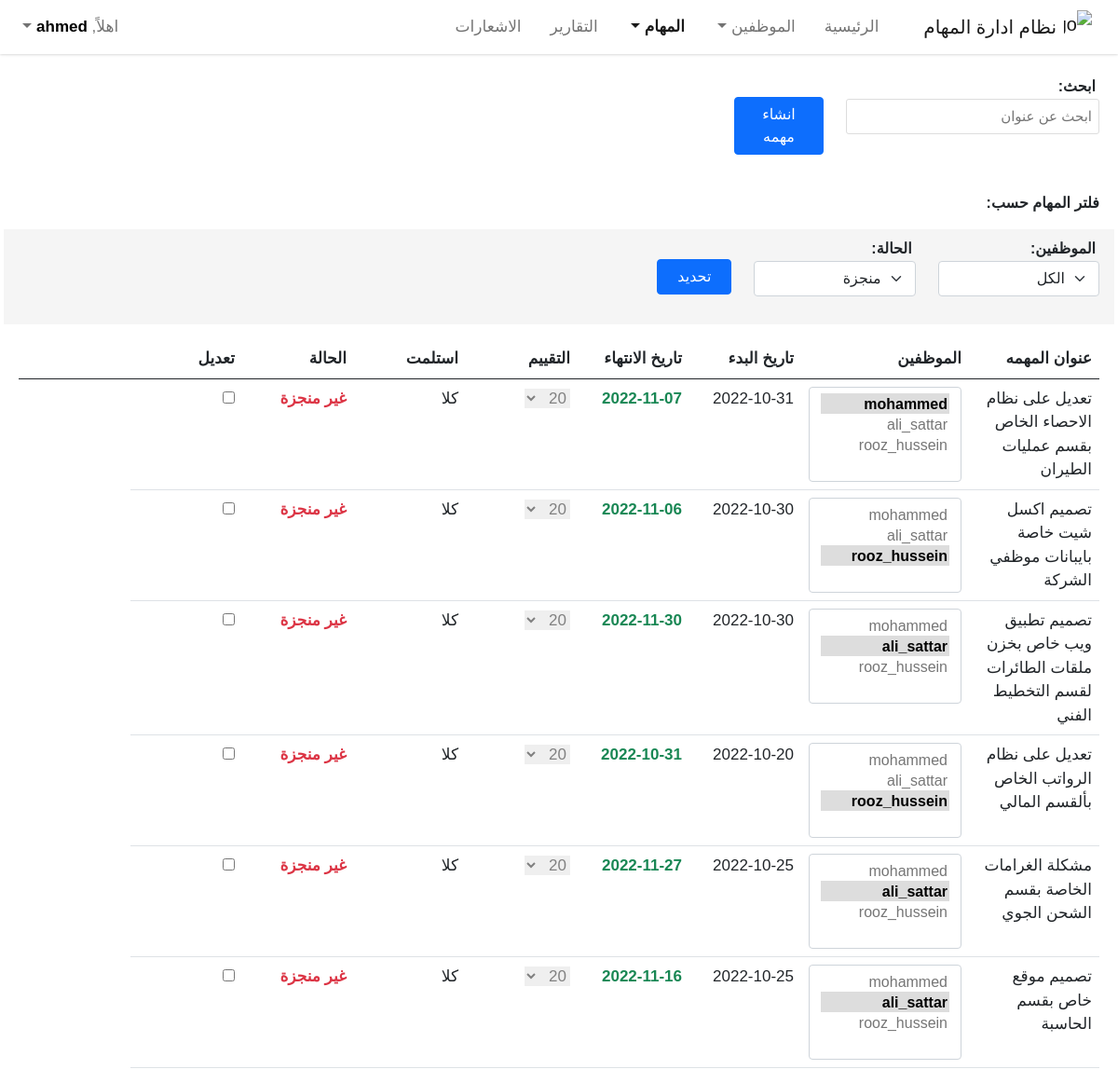
/tasks/systems/ (signed in), run on an earlier commit of the app's database.
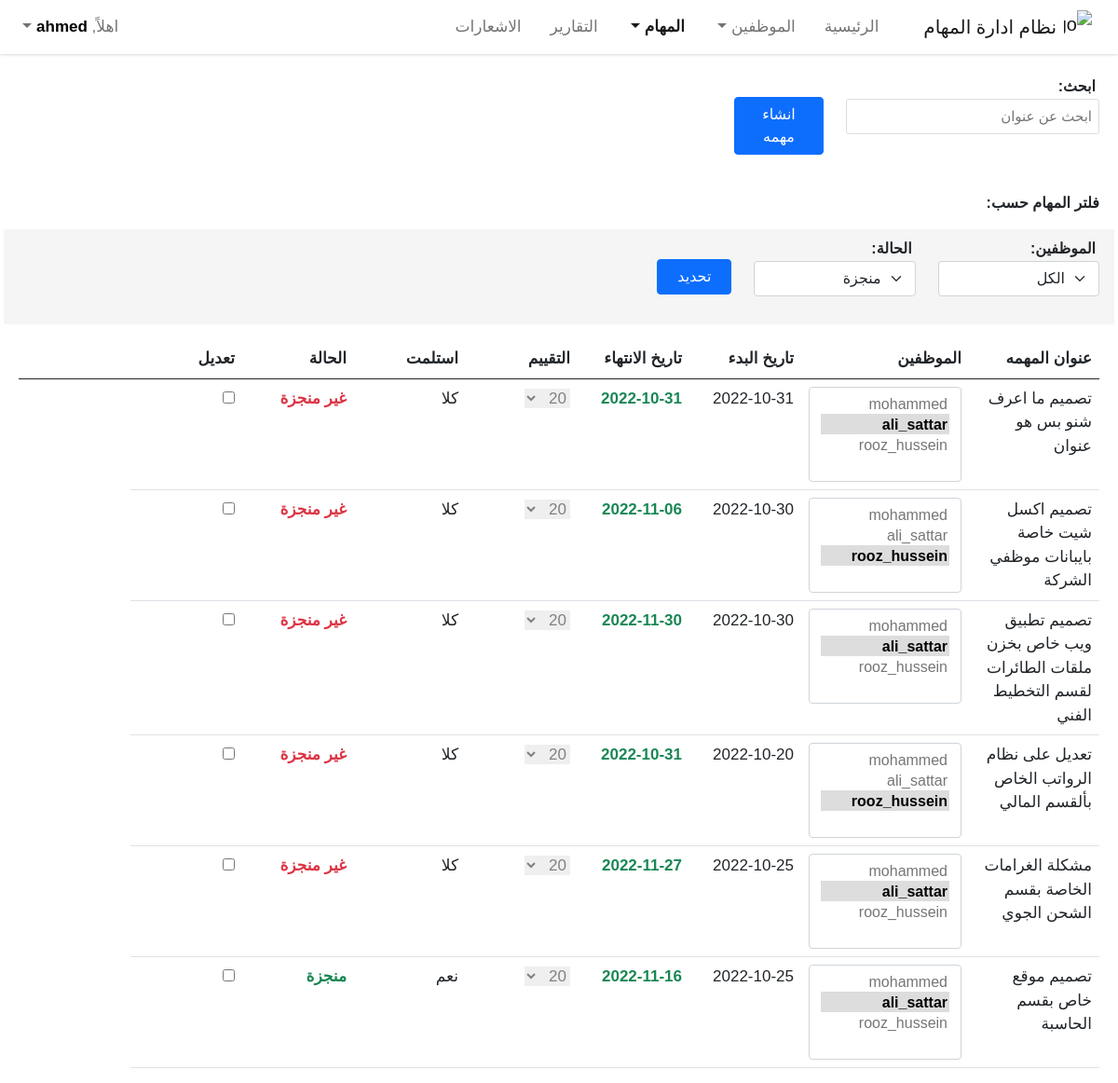
And on a later commit of the database.
### myapp/models.py (models this page shows, shortened)
class Task(models.Model):
    user        = models.ForeignKey(User, on_delete=models.CASCADE)
    subject     = models.TextField(max_length=1000, blank=True, null=True)
    start_date  = models.CharField(max_length= 100, blank=True, null=True)
    end_date    = models.CharField(max_length=100, blank=True, null=True)
    start_day   = models.CharField(max_length=100, blank=True, null=True)
    end_day     = models.CharField(max_length=100, blank=True, null=True)
    no_of_users = models.IntegerField(default=0)
    employees   = models.ManyToManyField(User, related_name="employees")
    TASK_STATUS = [
      ("غير منجزة", "غير منجزة"),
      ("بأنتظار الموافقة", "بأنتظار الموافقة"),
      ("منجزة", "منجزة")
    ]
    status      = models.CharField(max_length=100, choices=TASK_STATUS, default="غير منجزة")
    TASK_RATE = [
      (20, 20),
      (40, 40),
      (60, 60),
      (80, 80),
      (100, 100),
    ]
    rate        = models.CharField(max_length=100, choices=TASK_RATE, default=20)
    received    = models.BooleanField(default=False)
    created_at  = models.DateTimeField(auto_now_add=True)

### myapp/tasks/views/systems.py (the view, shortened to what this page needs)
# urls.py: path("tasks/systems/", login_required(SystemTasksView.as_view()), name="systems_tasks_page"),
class SystemTasksView(View):
  template_name: str = "systems_tasks.html"
  employeesList: List[dict] = []
  task: List[dict] = []
  notification: List[dict] = []
  def get(self, request):
    notification  = Notification.objects.prefetch_related("emps")
    if not request.user.is_staff and (
      self.getCurrentTask(request.GET.get("receive_task")) or
      self.getCurrentTask(request.GET.get("achieve_task"))
    ):
      return JsonResponse({"msg": "success"})
    if request.user.is_staff and self.getCurrentTask(request.GET.get("confirm_task")):
      return JsonResponse({"msg": "success"})
    return render(request, self.template_name,
      {
        "employees": self.getAllUsers(),
        "tasks": self.getAllTasks(),
        "unreadable": notification[0].countUnreadableNotifications(request)
      }
    )
  def getAllUsers(self) -> List[dict]:
    return [
      user for user in User.objects.all().select_related("profile")
      if user.profile.division == "الانظمة" and user.is_active
    ]
  def getAllTasks(self) -> List[dict]:
    return [
      task
      for task in Task.objects.prefetch_related("employees")
      .filter(start_date__range = (self.getFirstDayOfMonth(), self.getLastDayOfMonth()))
      .order_by("-created_at")
      if task.user.profile.division == "الانظمة"
    ]
  def getFirstDayOfMonth(self) -> str:
    return str(datetime.date.today().replace(day=1))
  def getLastDayOfMonth(self) -> str:
    return str(datetime.date.today().replace(day=31))
  def getCurrentTask(self, taskId) -> List[dict]:
      if self.request.GET.get("receive_task"):
        return self.updateReceived(Task.objects.filter(pk=taskId).prefetch_related("employees"))
      return self.updateTaskStatus(Task.objects.filter(pk=taskId).prefetch_related("employees"))
  def updateTaskStatus(self, task) -> any:
    if self.request.user.is_staff:
      return self.updateStatusByStaff(task)
    return self.updateStatusByUser(task)
  def updateStatusByStaff(self, task):
    if task and task[0].status == "بأنتظار الموافقة":
      return self.finalTaskUpdate(task[0], "منجزة")
    return False

### myapp/models.py (called while the page is built)
    def countUnreadableNotifications(self, request):
        return sum(
            not notification.received and request.user in notification.emps.all()
            for notification in Notification.objects.all())

### templates/systems_tasks.html (shortened to what this page needs)
<!DOCTYPE html>
<html lang="ar">
  {% load static %}
<head>
  {% include "base/head.html" %}
</head>
<body>
  {% include "components/navbar.html" %}
  <main class="mt-4 px-3" style="margin-top: 80px !important">
    <div class="row px-1 mb-3">
      <div class="col-md-3">
        <label class="fs-6 fw-bold px-1">ابحث:</label>
        <input type="text" id="myInput" onkeyup="search()" placeholder="ابحث عن عنوان">
      </div>
      {% if user.is_staff %}
      <div class="col-md-2 py-4">
        <button class="btn btn-primary createTaskBtn" data-bs-toggle="modal" href="#task-modal">انشاء مهمه</button>
      </div>
      {% endif %}
    </div>
    {% if user.is_staff %}
    <div class="row px-1 mt-3">
      <p class="fs-6 fw-bold">فلتر المهام حسب:</p>
    </div>
    <div class="row px-1 py-2 mb-3" style="background: whitesmoke !important;">
      <div class="col-md-2 mb-3">
        <label class="fs-6 fw-bold px-1">الموظفين:</label>
        <select class="form-select" id="employees">
          <option value="الكل">الكل</option>
        </select>
      </div>
      <div class="col-md-2 mb-3">
        <label class="fs-6 fw-bold px-1">الحالة:</label>
        <select class="form-select" id="task-status">
          <option value="منجزة">منجزة</option>
        </select>
      </div>
      <div class="col-md-2 py-4">
        <button class="btn btn-primary filterBtn" onClick="filterTasks()">تحديد</button>
      </div>
    </div>
    {% endif %}
    <div class="row px-1">
      <div class="table-responsive">
        <table class="table tasks-table" id="task-table" style="width:100%">
          <thead>
            <tr>
              <th>عنوان المهمه</th>
              <th>الموظفين</th>
              <th>تاريخ البدء</th>
              <th>تاريخ الانتهاء</th>
              {% if user.is_staff %}
              <th>التقييم</th>
              {% endif %}
              <th>استلمت</th>
              <th>الحالة</th>
              {% if user.is_staff %}
              <th span="0">تعديل</th>
              {% endif %}
              <th></th>
            </tr>
          </thead>
          <tbody id="tasks-body">
            {% for task in tasks %}
              {% if user.is_staff %}
              <tr>
                <td>{{task.subject}}</td>
                <td>
                  <select class="form-select task-employees" multiple="true">
                    {% for employee in employees %}
                      {% if not employee.is_staff %}
                        {% if employee in task.employees.all %}
                        <option value=`{{employee.username}}` selected="true">{{employee.username}}</option>
                        {% else %}
                        <option value=`{{employee.username}}`>{{employee.username}}</option>
                        {% endif %}
                      {% endif %}
                    {% endfor %}
                  </select>
                </td>
                <td>{{task.start_date}}</td>
                {% now "Y-m-d" as todays_date %}
                {% if todays_date > task.end_date %}
                  <td class="fw-bold text-danger">
                    {{task.end_date}}
                  </td>
                {% else %}
                <td class="fw-bold text-success">
                  {{task.end_date}}
                </td>
                {% endif %}
                <td>
                  <select disabled="true" class="task-rate">
                    <option value="20">20</option>
                  </select>
                </td>
                <td>
                  {% if task.received %}
                  نعم
                  {% else %}
                  كلا
                  {% endif %}
                </td>
                {% if task.status == "منجزة" %}
                <td class="fw-bold text-success">{{task.status}}</td>
                {% endif %}
                {% if task.status == "غير منجزة" %}
                <td class="fw-bold text-danger">{{task.status}}</td>
                {% endif %}
                <td><input type="checkbox" onchange="editTask(`{{task.id}}`)"></td>
              </tr>
              {% endif %}
            {% endfor %}
          </tbody>
        </table>
      </div>
    </div>
  </main>
</body>
</html>

### templates/base/head.html (shortened to what this page needs)
{% load static %}
<link rel="stylesheet" href="{% static '/css/bootstrap/bootstrap.min.css'  %}" />
<link rel="stylesheet" href="https://cdn.jsdelivr.net/npm/bootstrap-icons@1.4.1/font/bootstrap-icons.css" />
<link rel="stylesheet" href="{% static '/css/custom/styles.css' %}" />
<link rel="stylesheet" href="https://cdnjs.cloudflare.com/ajax/libs/bootstrap-datepicker/1.9.0/css/bootstrap-datepicker.min.css">
<link rel="stylesheet" href="https://cdnjs.cloudflare.com/ajax/libs/font-awesome/4.7.0/css/font-awesome.min.css">

### templates/components/navbar.html (shortened to what this page needs)
<nav class="navbar navbar-expand-lg navbar-light bg-white fixed-top">
    <div class="container-fluid">
      <a class="navbar-brand p-0 d-flex justify-content-center align-items-center gap-2" href="/">
        <img src="https://www.svgrepo.com/show/315133/stack.svg" alt="Logo" width="30" height="35"
          class="d-inline-block align-text-top">
        نظام ادارة المهام
      </a>
      <div class="collapse navbar-collapse" id="navbarSupportedContent">
        <ul class="navbar-nav mb-2 mb-lg-0">
          <li class="nav-item">
            <a class="nav-link" aria-current="page" href="/">الرئيسية</a>
          </li>
          <li class="nav-item dropdown">
            <a class="nav-link dropdown-toggle" href="#employees" id="navbarDropdown" role="button"
              data-bs-toggle="dropdown" aria-expanded="false">
              الموظفين
            </a>
          </li>
          <li class="nav-item dropdown">
            <a class="nav-link dropdown-toggle" href="#tasks" id="navbarDropdown" role="button"
              data-bs-toggle="dropdown" aria-expanded="false">
              المهام
            </a>
          </li>
          <li class="nav-item">
            <a class="nav-link" href="#reports">التقارير</a>
          </li>
          <li class="nav-item">
            <a class="nav-link d-flex justify-content-start align-items-center gap-1" href="/notifications/">
              الاشعارات
            </a>
          </li>
        </ul>
        <ul class="navbar-nav mb-2 mb-lg-0 me-auto">
          <li class="nav-item dropdown">
            <a class="nav-link dropdown-toggle" href="#user-dropdown" id="navbarDropdown" role="button" data-bs-toggle="dropdown"
              aria-expanded="false">
              اهلاً, <b style="color: black">{{user.username}}</b>
            </a>
          </li>
        </ul>
      </div>
    </div>
  </nav>

### templates/base/script.html (shortened to what this page needs)
{% load static %}

### static/css/custom/styles.css (style rules this page uses)
:root { --offcanvas-width: 270px; --topNavbarHeight: 54px; --mainColor: #3498DB; --primaryHoverColor: #2d7eb4; --secondaryColor: white; --hideOverflowX: hidden; --primaryFont: Arial, Helvetica, sans-serif; }
html { scroll-behavior: smooth; }
body { font-family: var(--primaryFont); overflow-x: var(--hideOverflowX); overflow-y: scroll; }
.navbar, .row { direction: rtl !important; font-size: 17px; }
.navbar { box-shadow: rgba(0, 0, 0, 0.1) 0px 1px 3px 0px, rgba(0, 0, 0, 0.06) 0px 1px 2px 0px; }
.navbar-nav { gap: 15px !important; }
.active { font-weight: bold !important; }
.table td, .table th { min-width: 120px !important; }
.tasks-table thead tr th:nth-child(3) { width: 180px !important; }
#myInput { width: 100%; font-size: 15px; padding: 7px; border: 1px solid #ddd; margin-bottom: 5px; border-radius: 3px; }
select option { text-align: right !important; }
.filterBtn { width: 5rem; }
.createTaskBtn { width: 6rem; }
.table-account, .table-division, .task-rate, .admins-select { border: none; }
.task-employees option { color: #767676; padding-top: 3px !important; }
.task-employees option:checked { color: black !important; font-weight: bold; background: rgb(221, 221, 221) !important; }

What changed in the data, as far as the page shows it:
removed Task: subject "تعديل على نظام الاحصاء الخاص بقسم عمليات الطيران", start_date "2022-10-31", end_date "2022-11-07", received "كلا", status "غير منجزة"
added Task: subject "تصميم ما اعرف شنو بس هو عنوان", start_date "2022-10-31", end_date "2022-10-31", received "كلا", status "غير منجزة"
changed Task "تصميم موقع خاص بقسم الحاسبة": status "غير منجزة" → "منجزة"; received "كلا" → "نعم"
